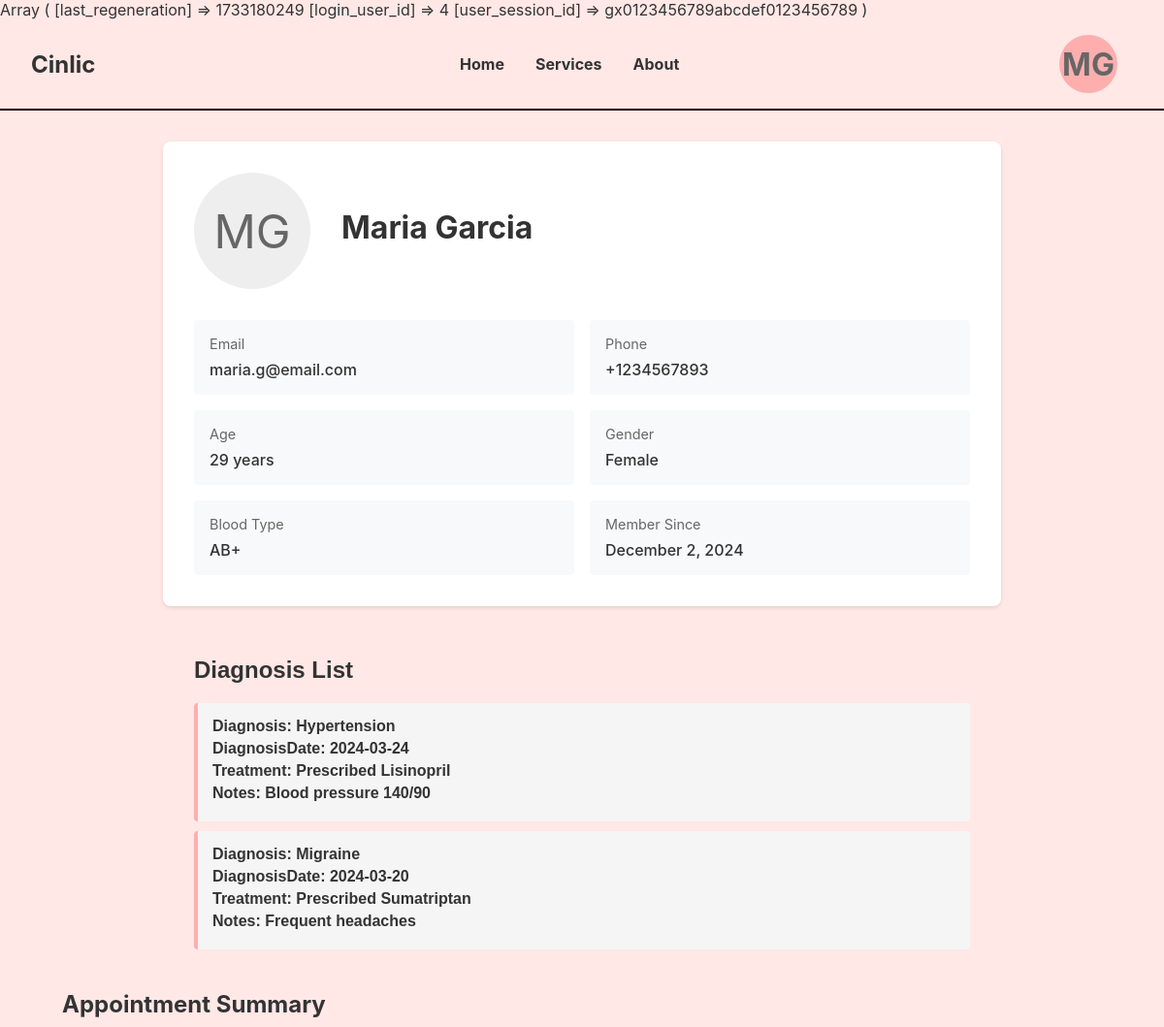
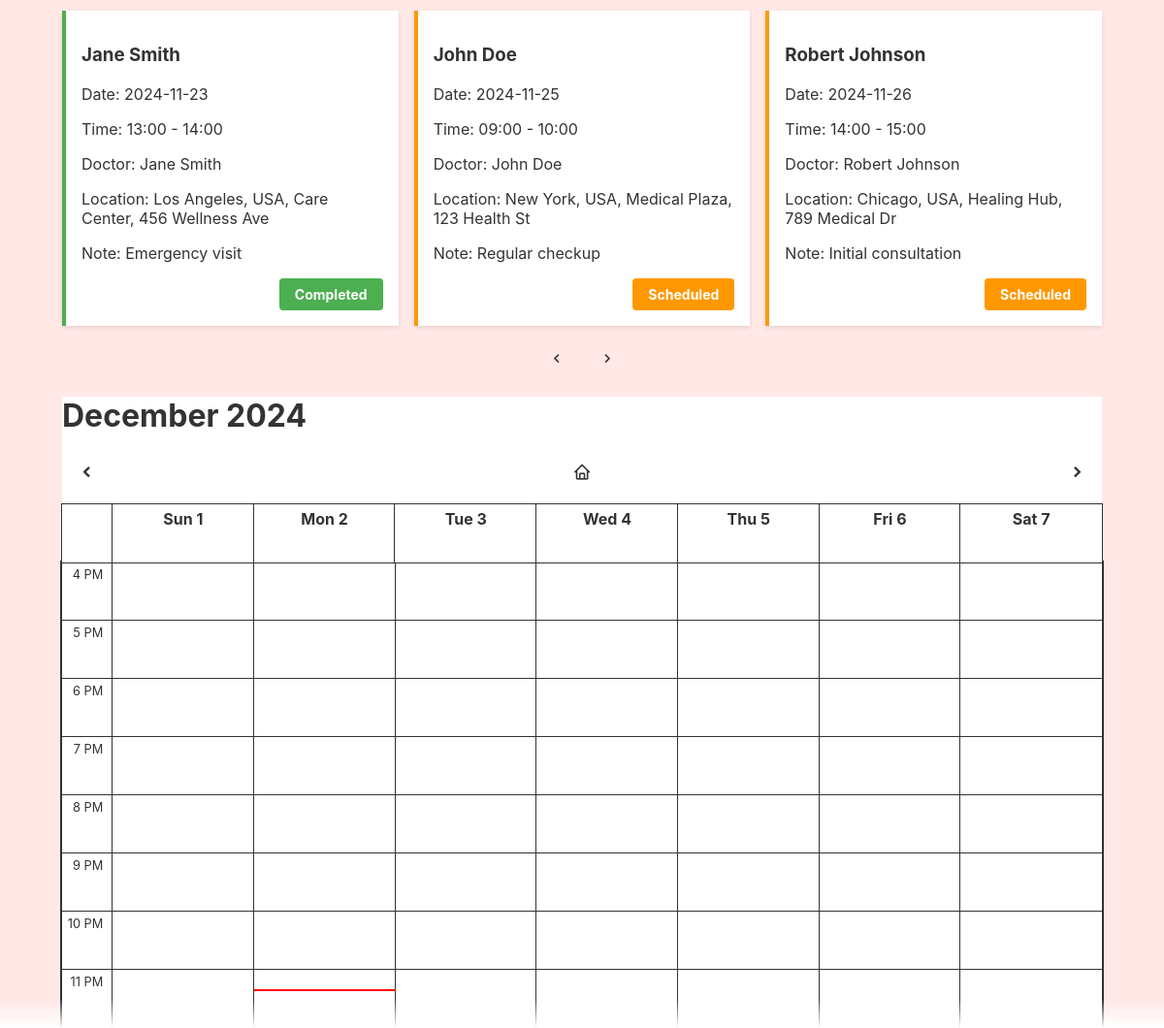
Screenshot of /user.php (signed in) with the database file from the repository (2 pictures, top to bottom).
### tables this page shows
CREATE TABLE IF NOT EXISTS patient ( 
    ID INT NOT NULL PRIMARY KEY AUTO_INCREMENT, 
    First_Name VARCHAR(50) NOT NULL,
    Last_Name VARCHAR(50) NOT NULL, 
    Email VARCHAR(100) NOT NULL UNIQUE, 
    pwd VARCHAR(255) NOT NULL, 
    phoneNum VARCHAR(15) NOT NULL, 
    DOB DATE NOT NULL, 
    gender VARCHAR(10) NOT NULL, 
    BloodType VARCHAR(3) NOT NULL,
    Created_AT TIMESTAMP DEFAULT CURRENT_TIMESTAMP,
    Updated_AT TIMESTAMP DEFAULT CURRENT_TIMESTAMP ON UPDATE CURRENT_TIMESTAMP, 
    Session_ID VARCHAR(128) DEFAULT NULL,
    CONSTRAINT chk_gender CHECK (gender IN ('Male', 'Female')),
    CONSTRAINT chk_bloodtype CHECK (BloodType IN ('A+', 'A-', 'B+', 'B-', 'AB+', 'AB-', 'O+', 'O-'))
);

CREATE TABLE IF NOT EXISTS medical_record ( 
    PatientID INT NOT NULL,
    Diagnosis VARCHAR(100) NOT NULL,
    DiagnosisDate DATE NOT NULL DEFAULT (CURRENT_DATE),
    Treatment VARCHAR(255),
    Notes TEXT,
    PRIMARY KEY (PatientID, Diagnosis, DiagnosisDate),
    FOREIGN KEY (PatientID) REFERENCES patient(ID) ON DELETE RESTRICT ON UPDATE CASCADE
);

CREATE TABLE IF NOT EXISTS appointment ( 
    AppointmentID INT PRIMARY KEY AUTO_INCREMENT,
    DoctorID INT NOT NULL, 
    PatientID INT NOT NULL, 
    Appointment_Date DATE NOT NULL, 
    LocationID INT, 
    StartTime TIME NOT NULL, 
    EndTime TIME NOT NULL, 
    Note VARCHAR(255), 
    Appointment_Status VARCHAR(20) NOT NULL,
    FOREIGN KEY (DoctorID) REFERENCES doctor(ID) ON DELETE RESTRICT ON UPDATE CASCADE,
    FOREIGN KEY (PatientID) REFERENCES patient(ID) ON DELETE RESTRICT ON UPDATE CASCADE,
    FOREIGN KEY (LocationID) REFERENCES location(ID) ON DELETE SET NULL ON UPDATE CASCADE,
    CONSTRAINT chk_appointment_status CHECK (Appointment_Status IN ('Scheduled', 'Pending', 'Completed', 'Cancelled', 'Rejected', 'Available')),
    CONSTRAINT chk_appointment_time CHECK (EndTime > StartTime)
);

### includes/user_model.inc.php (called while the page is built, shortened)
<?php
function getPatient_from_id($pdo, $patient_id)
{
    $query = "SELECT First_Name, Last_Name, Email, phoneNum, DOB, gender, BloodType, Created_AT FROM patient WHERE ID = :id";
    $stmt = $pdo->prepare($query);
    $stmt->bindParam(":id", $patient_id);
    $stmt->execute();
    $result = $stmt->fetch(PDO::FETCH_ASSOC);
    return $result;
}
function getAllAppointments($pdo, $patient_id)
{
    $query = "
  SELECT
    a.AppointmentID,
    a.Appointment_Date,
    a.StartTime,
    a.EndTime,
    a.Note,
    a.Appointment_Status as status,
    CONCAT(p.First_Name, ' ', p.Last_Name) as doctor_name,
    CONCAT(
        l.City, ', ',
        l.Country,
        CASE
            WHEN l.Building IS NOT NULL THEN CONCAT(', ', l.Building)
            ELSE ''
        END,
        CASE
            WHEN l.Street IS NOT NULL THEN CONCAT(', ', l.Street)
            ELSE ''
        END
    ) as location,
    (SELECT GROUP_CONCAT(s.Specialty_Name SEPARATOR ', ')
     FROM specialty s WHERE s.DoctorID = d.ID) as specialty
FROM appointment a
INNER JOIN doctor d ON a.DoctorID = d.ID
INNER JOIN patient p ON d.ID = p.ID
LEFT JOIN location l ON a.LocationID = l.ID
WHERE (a.patientid = :id OR a.doctorid = :id)
ORDER BY a.Appointment_Date
    ";
    try {
        $stmt = $pdo->prepare($query);
        $stmt->execute([
            ':id' => $patient_id
        ]);
        return $stmt->fetchAll(PDO::FETCH_ASSOC);
    } catch (PDOException $e) {
        error_log("Database error in getAppointments: " . $e->getMessage());
        return [];
    }
}
function get_medical_records($pdo, $patient_id)
{
    $query = "Select * from medical_record  where PatientId = :ID";
    try {
        $stmt = $pdo->prepare($query);
        $stmt->bindParam(':ID', $patient_id);
        $stmt->execute();
        return $stmt->fetchAll(PDO::FETCH_ASSOC);
    } catch (PDOException $e) {
        error_log("Database error in get_medical_records: " . $e->getMessage());
        return [];
    }
}

### includes/user_controller.inc.php (called while the page is built, shortened)
<?php
require_once 'user_model.inc.php';
function getAllAppointmentEvents($pdo, $id)
{
    try {
        $appointments = getAllAppointments($pdo, $id);
        $events = [];
        foreach ($appointments as $apt) {
            $events[] = [
                'appointmentId' => $apt['AppointmentID'],
                'appointment_date' => $apt['Appointment_Date'],
                'name' => $apt['doctor_name'],
                'doctor' => $apt['doctor_name'],
                'days' => [getDayOfWeek($apt['Appointment_Date'])],
                'startTime' => formatTime($apt['StartTime']),
                'endTime' => formatTime($apt['EndTime']),
                'from_time' => formatTime($apt['StartTime']),
                'to_time' => formatTime($apt['EndTime']),
                'location' => $apt['location'] ?? '',
                'note' => $apt['Note'] ?? '',
                'status' => $apt['status'] ?? 'Available',
            ];
        }
        return $events;
    } catch (Exception $e) {
        error_log("Error in getAppointmentEvents: " . $e->getMessage());
        throw new RuntimeException("Failed to process appointment events");
    }
}
function formatTime($time)
{
    return date('H:i', strtotime($time));
}
function getDayOfWeek($date)
{
    return date('w', strtotime($date));
}
function getrecords($pdo, $id)
{
    $records = get_medical_records($pdo, $id);
    return $records;
}

### user.php (the view, shortened to what this page needs)
<?php
require_once 'includes/schedule_view.inc.php';
try {
    $db = Database::getInstance();
    $pdo = $db->getConnection();
    $pdo->setAttribute(PDO::ATTR_ERRMODE, PDO::ERRMODE_EXCEPTION);
} catch (PDOException $e) {
    echo $e->getMessage();
}
try {
    $userId = $_SESSION['login_user_id'];
    require_once 'includes/user_model.inc.php';
    $user = getPatient_from_id($pdo, $userId);
} catch (PDOException $e) {
    die("Query failed: " . $e->getMessage());
}
$dob = new DateTime($user['DOB']);
$today = new DateTime();
$age = $dob->diff($today)->y;
$createdDate = new DateTime($user['Created_AT']);
$formattedDate = $createdDate->format('F j, Y');
require_once 'includes/user_controller.inc.php';
$events = getAllAppointmentEvents($pdo, $userId);
$records = getrecords($pdo, $userId);
print_r($_SESSION)
?>
<!DOCTYPE html>
<html lang="en">
<head>
    <link rel="stylesheet" href="css/layout.css">
    <link rel="stylesheet" href="css/user.css">
    <link rel="stylesheet" href="css/appointment_summary.css">
    <link rel="stylesheet" href="css/schedule.css">
    <link href='https://unpkg.com/boxicons@2.1.4/css/boxicons.min.css' rel='stylesheet'>
</head>
<body>
    <nav>
        <div class="logo">Cinlic</div>
        <div class="nav-links">
            <a href="index.php">Home</a>
            <a href="search.php">Services</a>
            <a href="about.php">About</a>
        </div>
        <?php if (!isset($_SESSION['login_user_id'])) : ?>
            <a href="signin_up.php"><button class="register-btn">Register</button></a>
        <?php else : ?>
            <ul id="drop" class="navdrop">
                <li>
                    <div class="profile-avatar">
                        <?php
                        $user = getPatient_from_id($pdo, $_SESSION['login_user_id']);
                        echo strtoupper(substr($user['First_Name'], 0, 1));
                        echo strtoupper(substr($user['Last_Name'], 0, 1));
                        ?>
                    </div>
                </li>
            </ul>
        <?php endif; ?>
    </nav>
    <main>
        <div class="profile-container">
            <div class="profile-header">
                <div id="profile-avatar">
                    <?php echo strtoupper(substr($user['First_Name'], 0, 1));
                    echo strtoupper(substr($user['Last_Name'], 0, 1)); ?>
                </div>
                <div class="profile-info">
                    <h1 class="profile-name">
                        <?php echo htmlspecialchars($user['First_Name'] . ' ' . $user['Last_Name']); ?>
                    </h1>
                </div>
            </div>
            <div class="profile-details">
                <div class="detail-item">
                    <div class="detail-label">Email</div>
                    <div class="detail-value"><?php echo htmlspecialchars($user['Email']); ?></div>
                </div>
                <div class="detail-item">
                    <div class="detail-label">Phone</div>
                    <div class="detail-value"><?php echo htmlspecialchars($user['phoneNum']); ?></div>
                </div>
                <div class="detail-item">
                    <div class="detail-label">Age</div>
                    <div class="detail-value"><?php echo $age; ?> years</div>
                </div>
                <div class="detail-item">
                    <div class="detail-label">Gender</div>
                    <div class="detail-value"><?php echo htmlspecialchars($user['gender']); ?></div>
                </div>
                <div class="detail-item">
                    <div class="detail-label">Blood Type</div>
                    <div class="detail-value"><?php echo htmlspecialchars($user['BloodType']); ?></div>
                </div>
                <div class="detail-item">
                    <div class="detail-label">Member Since</div>
                    <div class="detail-value"><?php echo $formattedDate; ?></div>
                </div>
            </div>
        </div>
        <?php
        if ($records) {
            echo '<div class="diagnosis-list">
            <h2>Diagnosis List</h2>';
            foreach ($records as $rec) {
                echo '<div class="diagnosis-item">
                <div class ="diagnosis-title " >Diagnosis: ' . $rec['Diagnosis'] . '</div>
                <div class ="diagnosis-title " >DiagnosisDate: ' . $rec['DiagnosisDate'] . '</div>
                <div class ="diagnosis-title " >Treatment: ' . $rec['Treatment'] . '</div>
                <div class ="diagnosis-title " >Notes: ' . $rec['Notes'] . '</div></div>';
            }
            echo '</div>';
        } else {
            echo '<div class="diagnosis-list">
            <h2>Diagnosis List</h2> <div class="diagnosis-item">You are healthy as a horse </div>';
        }
        ?>
        <div class="appointment-summary">
            <h2>Appointment Summary</h2>
            <div class="appointment-list">
                <div class="appointment-cards">
                    <?php
                    usort($events, function ($a, $b) {
                        $dateA = strtotime($a['appointment_date']);
                        $dateB = strtotime($b['appointment_date']);
                        return $dateA - $dateB;
                    });
                    foreach ($events as $appointment) {
                        $status = $appointment['status'];
                        $statusClass = '';
                        if ($status == 'Completed') {
                            $statusClass = 'completed';
                        } elseif ($status == 'Scheduled' || $status == 'In Progress') {
                            $statusClass = 'in-progress';
                        } else {
                            $statusClass = 'pending';
                        }
                        echo '<div class="appointment-card ' . $statusClass . '">';
                        echo '<h3>' . htmlspecialchars($appointment['name']) . '</h3>';
                        echo '<p>Date: ' . htmlspecialchars(date('Y-m-d', strtotime($appointment['appointment_date']))) . '</p>';
                        echo '<p>Time: ' . htmlspecialchars($appointment['startTime']) . ' - ' . htmlspecialchars($appointment['endTime']) . '</p>';
                        echo '<p>Doctor: ' . htmlspecialchars($appointment['doctor']) . '</p>';
                        echo '<p>Location: ' . htmlspecialchars($appointment['location']) . '</p>';
                        echo '<p>Note: ' . htmlspecialchars($appointment['note']) . '</p>';
                        echo '<div class="appointment-status">';
                        echo '<span class="status-label">' . htmlspecialchars($status) . '</span>';
                        echo '</div>';
                        echo '</div>';
                    }
                    ?>
                </div>
                <div class="pagination">
                    <button class="prev-btn"><i class='bx bx-chevron-left'></i></button>
                    <button class="next-btn"><i class='bx bx-chevron-right'></i></button>
                </div>
            </div>
        </div>
        <div class="calendar-wrapper">
            <div class="fixed-header">
                <h1 class="current-month"></h1>
                <div class="calendar" id="calendar-header"></div>
            </div>
            <div class="calendar-container">
                <div class="calendar" id="calendar-body"></div>
            </div>
        </div>
    </main>
</body>
</html>

### rows the page displays
patient: First_Name "M", Last_Name "G", First_Name+Last_Name "Maria Garcia", Email "maria.g@email.com", phoneNum "+1234567893", gender "Female", BloodType "AB+", Created_AT "December 2, 2024"
medical_record: Diagnosis "Hypertension", DiagnosisDate "2024-03-24", Treatment "Prescribed Lisinopril", Notes "Blood pressure 140/90"
medical_record: Diagnosis "Migraine", DiagnosisDate "2024-03-20", Treatment "Prescribed Sumatriptan", Notes "Frequent headaches"
appointment: name "Jane Smith", Appointment_Date "2024-11-23", startTime "13:00", endTime "14:00", doctor "Jane Smith", location "Los Angeles, USA, Care Center, 456 Wellness Ave", Note "Emergency visit", Appointment_Status "Completed"
appointment: name "John Doe", Appointment_Date "2024-11-25", startTime "09:00", endTime "10:00", doctor "John Doe", location "New York, USA, Medical Plaza, 123 Health St", Note "Regular checkup", Appointment_Status "Scheduled"
appointment: name "Robert Johnson", Appointment_Date "2024-11-26", startTime "14:00", endTime "15:00", doctor "Robert Johnson", location "Chicago, USA, Healing Hub, 789 Medical Dr", Note "Initial consultation", Appointment_Status "Scheduled"
